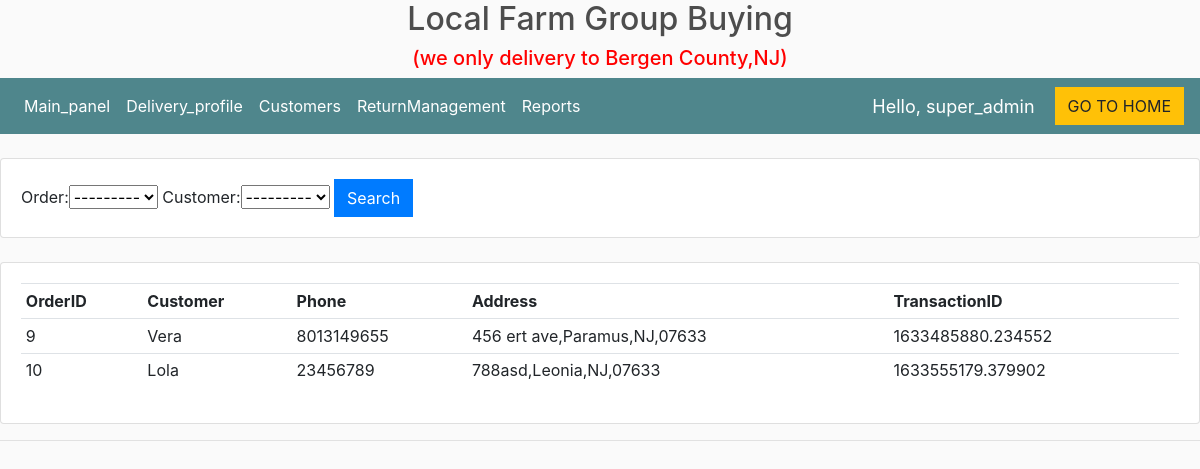
Page /delivery/ (signed in) on the committed database.
### store/models.py (models this page shows, shortened)
class ShippingAddress(models.Model):
	customer = models.ForeignKey(Customer, on_delete=models.SET_NULL, null=True)
	order = models.ForeignKey(Order, on_delete=models.SET_NULL, null=True)
	address = models.CharField(max_length=200, null=False)
	city = models.CharField(max_length=200, null=False)
	state = models.CharField(max_length=200, null=False)
	zipcode = models.CharField(max_length=200, null=False)

class Order(models.Model):
	customer = models.ForeignKey(Customer, on_delete=models.SET_NULL, null=True, blank=True)
	date_ordered = models.DateTimeField(max_length=100, null=True)
	complete = models.BooleanField(default=False)
	transaction_id = models.CharField(max_length=100, null=True)
	delivered = models.BooleanField(default=False)
	delivered_date = models.DateField(max_length=100, null=True,blank=True)
	def __str__(self):
		return str(self.id)

class Customer(models.Model):
    user = models.OneToOneField(User, null=True, blank=True, on_delete=models.CASCADE)
    name = models.CharField(max_length=200, null=True)
    email = models.EmailField(max_length=200)
    phone = models.CharField(max_length=200)
    profile_pic = models.ImageField(default='touxiang.png', null=True, blank=True)
    def __str__(self):
        return self.name

### store/decorators.py (the view)
   def wrapper_function(request, *args, **kwargs):
      group = None
      if request.user.groups.exists():
         group = request.user.groups.all()[0].name
      if group == 'customer':
         return redirect('customer')
      if group == 'admin':
         return view_func(request, *args, **kwargs)

### store/views.py (called while the page is built)
@login_required(login_url='login')
@admin_only
def delivery(request):
	ads = ShippingAddress.objects.select_related('order','customer')
	myFilter = DeliveryFilter(request.GET, queryset=ads)
	ads = myFilter.qs
	context = {'ads': ads,  'myFilter': myFilter }
	return render(request, 'store/delivery.html', context)

### store/templates/store/delivery.html
{%  extends 'store/maindashboard.html' %}
{% load static %}
{% block content%}
<br>
<div class="row">
	<div class="col">
		<div class="card card-body">
			<form method="get">
				{{myFilter.form}}
		    <button class="btn btn-primary" type="submit">Search</button>
		  </form>
		</div>
	</div>
</div>
<br>
<div class="row">
	<div class="col-md">
		<div class="card card-body">
			<table class="table table-sm">
				<tr>
					<th>OrderID</th>
					<th>Customer</th>
					<th>Phone</th>
					<th>Address</th>
					<th>TransactionID</th>
				</tr>
             {% for ad in ads %}
				    <tr>
						<td>{{ad.order.id}}</td>
						<td>{{ad.customer}}</td>
						<td>{{ad.customer.phone}}</td>
                        <td>{{ad.address}},{{ad.city}},{{ad.state}},{{ad.zipcode}}</td>
						<td>{{ad.order.transaction_id}}</td>
					</tr>
				{% endfor %}
            </table>
		</div>
    </div>
</div>
{% endblock %}

### store/templates/store/navbardashboard.html (shortened to what this page needs)
{% load static %}
<nav class="navbar navbar-expand-lg navbar-dark bg-dark">
    <div class="collapse navbar-collapse" id="navbarSupportedContent">
	    <ul class="navbar-nav mr-auto">
	      <li class="nav-item active">
	        <a class="nav-link" href="{% url 'dashboard' %}">Main_panel </a>
	      </li>
			<li class="nav-item active">
	        <a class="nav-link" href="{% url 'delivery' %}">Delivery_profile</a>
			</li>
			<li class="nav-item active">
	        <a class="nav-link" href="{% url 'customer_info' %}">Customers</a>
			</li>
			<li class="nav-item active">
	        <a class="nav-link" href="{% url 'ReturnManagement' %}">ReturnManagement</a>
			</li>
		 {% if request.user.is_superuser%}
	      <li class="nav-item active">
	        <a class="nav-link" href="{% url 'reports' %}">Reports</a>
	      </li>
			{% endif %}
	    </ul>
	     	<span class="hello-msg">Hello, {{request.user}}</span>
	    <div class="form-inline my-2 my-lg-0">
	     	<a href="{% url 'homein' %}"class="btn btn-warning">GO TO HOME</a>
	    </div>
       </div>
	 </nav>

### static/css/main.css (style rules this page uses)
body { background-color: hsl(0, 0%, 98%); }
.bg-dark { background-color: #4f868c!important; }
.btn { border-radius: 0; }

### store/templates/store/navbardashboard.html (style rules this page uses)
.hello-msg { font-size: 18px; color: #fff; margin-right: 20px; }

### rows in the picture
ShippingAddress: order.id "9", customer "Vera", customer.phone "8013149655", address "456 ert ave", city "Paramus", state "NJ", zipcode "07633", order.transaction_id "1633485880.234552"
ShippingAddress: order.id "10", customer "Lola", customer.phone "23456789", address "788asd", city "Leonia", state "NJ", zipcode "07633", order.transaction_id "1633555179.379902"

### other values in the picture
{{ request.user }} "super_admin"
